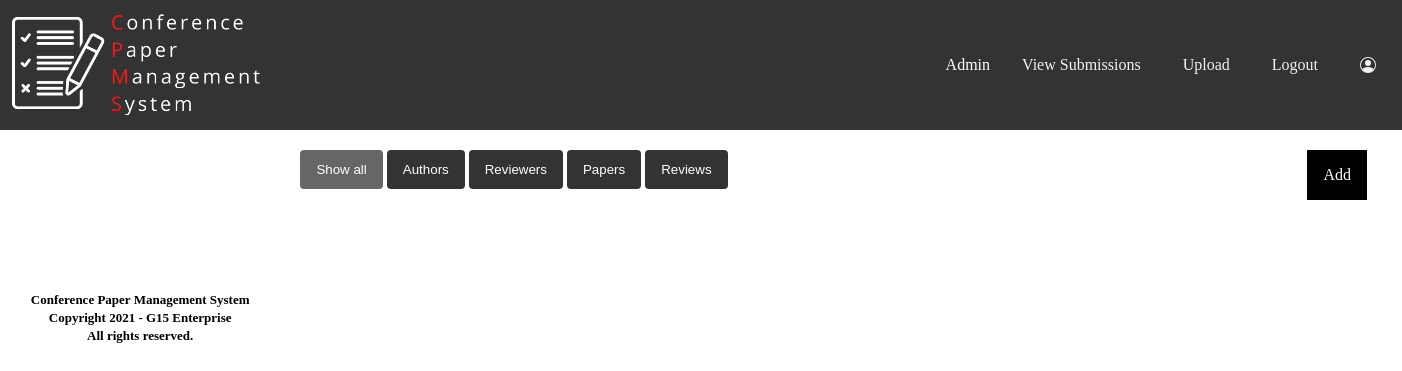
Page /manage_author on the earlier database version.
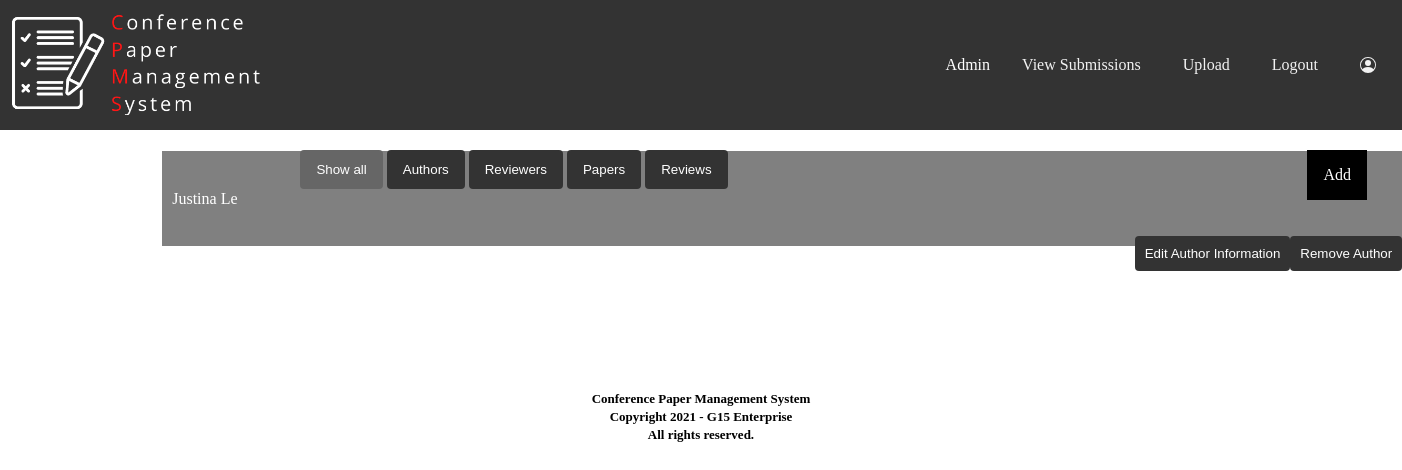
Same page on the later database version.
### CPMS/models.py (models this page shows, shortened)
class Author(db.Model, UserMixin):
    AuthorID        = db.Column(db.Integer, primary_key=True,)
    FirstName       = db.Column(db.String(50))
    MiddleInitial   = db.Column(db.String(1))
    LastName        = db.Column(db.String(50))
    Affiliation     = db.Column(db.String(50))
    Department      = db.Column(db.String(50))
    Address         = db.Column(db.String(50))
    City            = db.Column(db.String(50))
    State           = db.Column(db.String(2))
    ZipCode         = db.Column(db.String(10))
    PhoneNumber     = db.Column(db.String(50))
    EmailAddress    = db.Column(db.String(100),unique=True)
    Password        = db.Column(db.String(5))
    Papers          = db.relationship('Paper')

### CPMS/app.py (the view)
@app.route('/manage_author', methods=['GET', 'POST','DELETE'])
def manage_author(x=None, y=None):
    print(request.values)
    if "delete" in request.form:
        print("delete got called")
    elif "edit" in request.form:
        print("edit got called")
    authors = get_authors()
    return render_template('Management.html',user=current_user, authors=authors)

### CPMS/app.py (called while the page is built)
def get_authors():
    return Author.query.all()

### CPMS/templates/Management.html (shortened to what this page needs)
<!DOCTYPE html>
<html>
<link rel="stylesheet" href="static/styles/stylesManagement.css">
<link rel="stylesheet" href="static/styles/stylesNAV.css">
<body>
<div class="container" id="myBtnContainer" style="float: inline-end;">
  <button class="btn active" onclick="filterSelection('all')"> Show all</button>
  <button class="btn" onclick="filterSelection('authors')"> Authors</button>
  <button class="btn" onclick="filterSelection('reviewers')"> Reviewers</button>
  <button class="btn" onclick="filterSelection('papers')"> Papers</button>
  <button class="btn" onclick="filterSelection('reviews')"> Reviews</button>
<div class="dropdown" style="float: right; background-color: black; margin-right: 15px; ">
  <button class="dropbtn" style="height: 50px;">Add</button>
</div>
</div>
<div class="container">
  {% for author in authors %}
      <form action="/manage_author" method="post">
        <div name="name" class="filterDiv authors"> {{author.FirstName}} {{author.LastName}}
        <button type="submit" name="delete" class="btninfo">Remove Author</button>
        <button type="submit" name="edit" class="btninfo">Edit Author Information</button>
      </div>
      </form>
  {% endfor %}
</div>
</body>
</html>

### CPMS/static/styles/stylesManagement.css (style rules this page uses)
.filterDiv { background-color: grey; color: #ffffff; width: 1250px; line-height: 75px; margin: 2px; display: none; padding: 10px; }
.show { display: block; }
.container { width: 80%; margin: 0 auto; padding: 20px; }
.btn { border: none; outline: none; padding: 12px 16px; background-color: #333333; color: white; cursor: pointer; }
.btn.active { background-color: #666; color: white; }
.btninfo { padding: 10px; float: right; }

### CPMS/static/styles/stylesNAV.css (style rules this page uses)
* { box-sizing: border-box; }
body { margin: 0; }
.dropdown { float: right; overflow: hidden; }
.dropdown .dropbtn { font-size: 16px; border: none; outline: none; color: white; padding: 14px 16px; background-color: inherit; font-family: inherit; margin: 0; height: 130px; align-items: center; }
button { background-color: #333333; border: none; color: white; padding: 10px 24px; text-align: center; text-decoration: none; display: inline-block; border-radius: 4px; }

Differences in the rows shown:
added Author: FirstName "Justina", LastName "Le"
